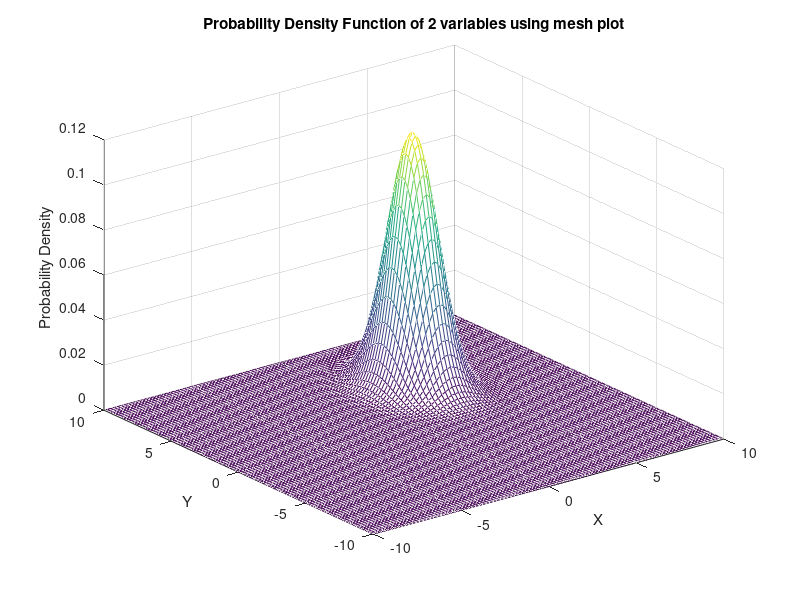

Write MATLAB code to recreate this figure.
function assignment3()
    mu = [3 4];
    Sigma = [1 0;0 2];
    x1 = -10:.2:10;
    x2 = -10:.2:10;
    [X,Y] = meshgrid(x1,x2);
    F = mvnpdf([X(:) Y(:)],mu,Sigma);
    F = reshape(F,length(x2),length(x1));

    mesh(X,Y,F)
    xlabel('X')
    ylabel('Y')
    title('Probability Density Function of 2 variables using mesh plot')
    zlabel('Probability Density')
end